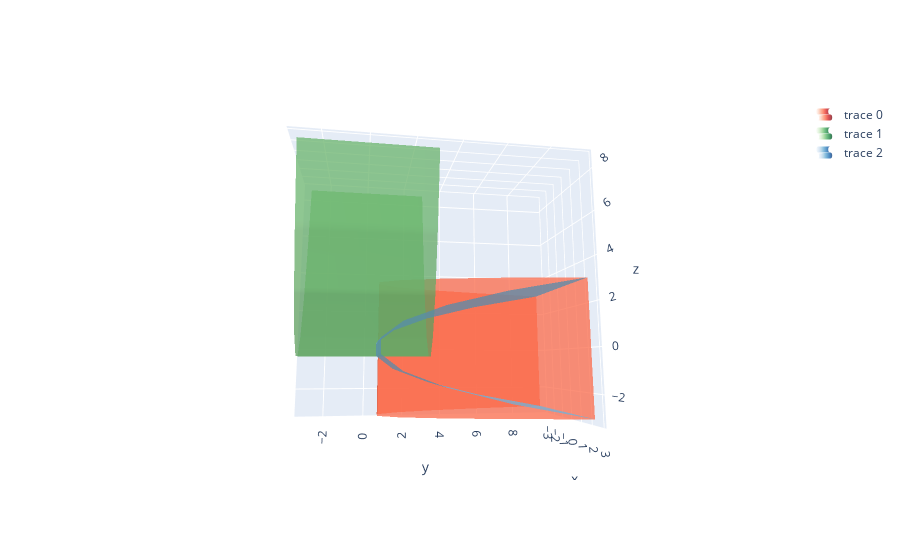

Here is the notebook cell this chart was saved with:
### Code cell
res = 10
delta = 0.5
x, z = np.mgrid[-3:3:res*1j,-3:3:res*1j]
y = x**2 + delta


fig= go.Figure()
#ax.plot_surface(x, y, z, color="red", cstride=1, rstride=1)
fig.add_trace(go.Surface(x=x, y=y, z=z, opacity=0.75, showscale=False, surfacecolor=np.ones_like(z),colorscale='reds',showlegend=True))

if 1:
    y, x = np.mgrid[-3:3:res*1j,-3:3:res*1j]
    z = x**2 - delta
    
    #ax.plot_surface(x, y, z, color="green", cstride=1, rstride=1)
    fig.add_trace(go.Surface(x=x, y=y, z=z, opacity=0.75, showscale=False, surfacecolor=np.ones_like(z),colorscale='greens',showlegend=True))

if 1:
    x, z = np.mgrid[-3:3:res*1j,-3:3:res*1j]
    y = z**2 + delta
    
    #ax.plot_surface(x, y, z, color="blue", cstride=1, rstride=1)
    fig.add_trace(go.Surface(x=x, y=y, z=z, opacity=0.75, showscale=False, surfacecolor=np.ones_like(z),colorscale='blues', showlegend=True))
fig.show()
